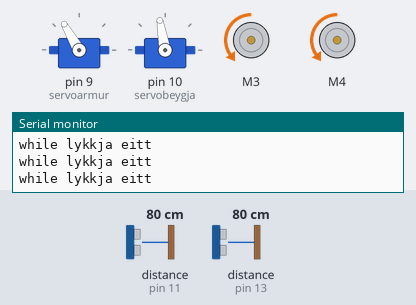
The sketch below on a simulated Arduino Uno, built with avr-gcc and run on an emulated ATmega328P. Parts: 2 × servo, 2 × DC motor (green arrow = forward, orange = backward, longer = faster), the last lines printed to the serial monitor. The test bench sets the inputs (shaded band); at power-on: distance to the obstacle (sensors on pin 13, pin 11) 80 cm.

Above: at 1.0 s.
1.1 s: distance to the obstacle (sensor on pin 13) set to 2 cm
At 2.7 s:
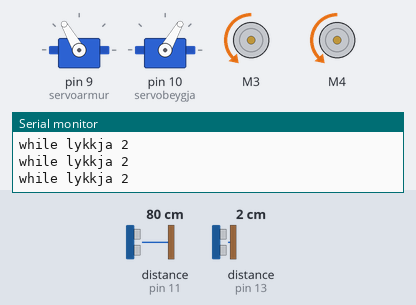
4.6 s: distance to the obstacle (sensor on pin 13) set to 120 cm
At 6.1 s:
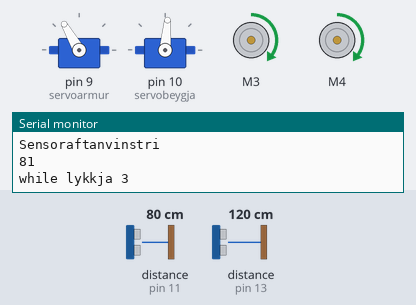
6.4 s: distance to the obstacle (sensor on pin 13) set to 84 cm
7.9 s: distance to the obstacle (sensor on pin 13) set to 75 cm
At 10.0 s:
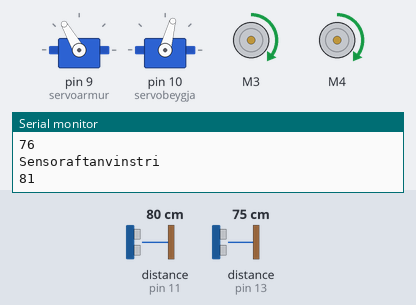
Timing chart, 0 to 11.1 s (numbered marks = the images above; inputs shaded):
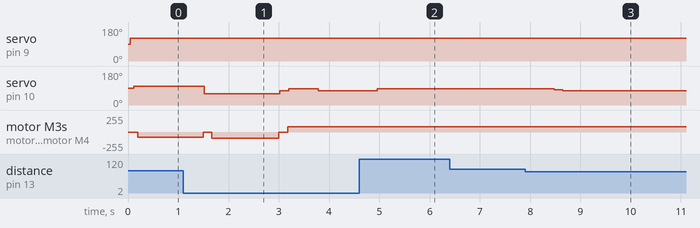

Measured:
- after the input at 4.6 s, servo on pin 10 (servobeygja): 75° → 85° after 0.36 s
- after the input at 7.9 s, servo on pin 10 (servobeygja): 85° → 80° after 0.58 s, → 75° 0.17 s later

The sketch:

frakorfutilhlids.ino
```cpp
//afram haegri gradur 30 <80
//afram vinstri gradur 100 > 80

#include <NewPing.h>
#include <Wire.h>
#include <Adafruit_MotorShield.h>
#include "utility/Adafruit_MS_PWMServoDriver.h"
#include <Servo.h>

#define PING_PIN4 4 //ljosastaur
#define PING_PIN5 5 //framanhaegri
#define PING_PIN6 6 //framanmidja
#define PING_PIN7 7 //framanvinstri
#define PING_PIN8 8 //vinstri
#define PING_PIN9 11 // aftanvinstri
#define PING_PIN10 13 //aftanhaegri

unsigned int duration,Sensorljosastaur,Sensorframanhaegri,Sensorframanhaegriold,Sensorframanmidja,Sensorframanmidjaold,Sensorframanvinstri,Sensorframanvinstriold,Sensorvinstri, Sensorvinstriold,Sensoraftanvinstri, Sensoraftanvinstriold, Sensoraftanhaegri, Sensoraftanhaegriold, Sensor6old;
unsigned long timataka, timi;

NewPing sonarljosastaur(PING_PIN4, PING_PIN4);
NewPing sonarframanhaegri(PING_PIN5, PING_PIN5);
NewPing sonarframanmidja(PING_PIN6, PING_PIN6);
NewPing sonarframanvinstri(PING_PIN7, PING_PIN7);
NewPing sonarvinstri(PING_PIN8, PING_PIN8);
NewPing sonaraftanvinstri(PING_PIN9, PING_PIN9);
NewPing sonaraftanhaegri(PING_PIN10, PING_PIN10);

Servo servobeygja;
Servo servoarmur;

Adafruit_MotorShield AFMS = Adafruit_MotorShield();

Adafruit_DCMotor *myMotor = AFMS.getMotor(3);
Adafruit_DCMotor *myMotor2 = AFMS.getMotor(4);
Adafruit_DCMotor *lokMotor = AFMS.getMotor(2);

void setup()
{
  Serial.begin(9600);
  AFMS.begin(2000);
  delay(30);
  servoarmur.attach(9);
  servobeygja.attach(10);
  delay(15);
  servoarmur.write(120);
  delay(35);
  //stillum servo thannig billinn keyrir aftur a bak i vinstri beygju
 // servobeygja.write(80);
  delay(30);
  servobeygja.write(100);
  delay(30);

  timataka=millis();

  while(1){
    Serial.println("while lykkja eitt");
    timi=millis()-timataka;
    delay(50);
    duration = sonaraftanhaegri.ping();// Send ping, get ping time in microseconds
    Sensoraftanhaegri = duration/US_ROUNDTRIP_CM;// convert time into
    myMotor->setSpeed(80);
    myMotor2->setSpeed(80);
    myMotor->run(BACKWARD);
    myMotor2->run(BACKWARD);
    //thangad til
    if(Sensoraftanhaegri<58&&Sensoraftanhaegriold<58&&timi>1300 &&Sensoraftanhaegri!=0 &&Sensoraftanhaegriold!=0||timi>2200){
      Serial.println("if lykkja eitt");
      Serial.println(Sensoraftanhaegri);
              myMotor->setSpeed(0);
              myMotor2->setSpeed(0);
              delay(25);
            //setjum servoinn í 45 /annig hann beygi aftur a bak i haegri beygju
            servobeygja.write(60);
            delay(100);
            break;
    }
    Sensoraftanhaegriold=Sensoraftanhaegri;
  }

timataka=millis();
  while(1){
    Serial.println("while lykkja 2");
    timi=millis()-timataka;
    delay(50);
    duration = sonaraftanhaegri.ping();// Send ping, get ping time in microseconds
    Sensoraftanhaegri = duration/US_ROUNDTRIP_CM;// convert time into
    /*duration = sonaraftanvinstri.ping();// Send ping, get ping time in microseconds
    Sensoraftanvinstri = duration/US_ROUNDTRIP_CM;// convert time into */
    myMotor->setSpeed(90);
    myMotor2->setSpeed(90);

    if(Sensoraftanhaegri>50 && Sensoraftanhaegriold>50 && Sensoraftanhaegri<90 && Sensoraftanhaegriold<90 && timi>1300 || timi>2500 || Sensoraftanhaegri<7 && Sensoraftanhaegri!=0 && Sensoraftanhaegriold<7 && Sensoraftanhaegri!=0&& timi>1300){
      Serial.println("if lykkja 2");
      Serial.println(Sensoraftanhaegri);
       myMotor->setSpeed(0);
       myMotor2->setSpeed(0);
       delay(25);
       //setjum servoinn í 75 thannig hann beygi slightly til haegri
       servobeygja.write(75);
       delay(100);
       break;
    }
     Sensoraftanhaegriold=Sensoraftanhaegri;
  }


  // "BEINT" ..slightly til haegri
    timataka=millis();
  while(1){
    Serial.println("while lykkja 3");
    timi=millis()-timataka;
    delay(50);
    duration = sonaraftanhaegri.ping();// Send ping, get ping time in microseconds
    Sensoraftanhaegri = duration/US_ROUNDTRIP_CM;// convert time into
    duration = sonaraftanvinstri.ping();// Send ping, get ping time in microseconds
    Sensoraftanvinstri = duration/US_ROUNDTRIP_CM;// convert time into
    myMotor->setSpeed(80);
    myMotor2->setSpeed(80);
    myMotor->run(FORWARD);
    myMotor2->run(FORWARD);
    //ef skynjaramunurinn er a akvednu bili tha er hann i midjunni og fer beint

    if(Sensoraftanhaegri-Sensoraftanvinstri>500 && Sensoraftanhaegri-Sensoraftanvinstri<530 &&
    //tekkum thetta lika fyrir old gildi
    Sensoraftanhaegriold-Sensoraftanvinstriold>500 && Sensoraftanhaegriold-Sensoraftanvinstriold<530){
      Serial.println("if lykkja 3");
      Serial.println("Sensoraftanhaegri");
      Serial.println(Sensoraftanhaegri);
      Serial.println("Sensoraftanvinstri");
      Serial.println(Sensoraftanvinstri);
       //myMotor->setSpeed(0);
        //myMotor2->setSpeed(0);
       delay(25);
       servobeygja.write(80);
       delay(500);
    }
    //ef haegri skynjarinn er miklu staerri en sa vinstri er hann of langt vinstra megin og fer slightly til haegri
    else if(Sensoraftanhaegri-Sensoraftanvinstri>530 && Sensoraftanhaegriold-Sensoraftanvinstriold>530){
       Serial.println("else if lykkja 1");
      Serial.println("Sensoraftanhaegri");
      Serial.println(Sensoraftanhaegri);
      Serial.println("Sensoraftanvinstri");
      Serial.println(Sensoraftanvinstri);
       // myMotor->setSpeed(0);
       //myMotor2->setSpeed(0);
       delay(25);
       servobeygja.write(75);
       delay(500);
    }
    //ef vinstri skynjarinn er miklu staerri en sa haegri er hann of langt haegra megin og fer slightly til vinstri
    else if(Sensoraftanhaegri-Sensoraftanvinstri<-5 && Sensoraftanhaegriold-Sensoraftanvinstriold<-5){
       Serial.println("else if lykkja 2");
      Serial.println("Sensoraftanhaegri");
      Serial.println(Sensoraftanhaegri);
      Serial.println("Sensoraftanvinstri");
      Serial.println(Sensoraftanvinstri);
       // myMotor->setSpeed(0);
       //myMotor2->setSpeed(0);
       delay(25);
       servobeygja.write(85);
       delay(500);
    }
    else if(timi >2800){
       delay(25);
       servobeygja.write(80);
       delay(25);
      break;
    }
     Sensoraftanhaegriold=Sensoraftanhaegri;
     Sensoraftanvinstriold=Sensoraftanvinstri;
  }

  //enn ad keyra i att ad vegg while lykkja 4444444444444444444444444444444444444444444444444444444444444444444444444444444444444444444444444444444444444444444444444444444444444444

  timataka=millis();
  while(1){
    Serial.println("while lykkja 4");
    timi=millis()-timataka;
    delay(50);
    duration = sonaraftanhaegri.ping();// Send ping, get ping time in microseconds
    Sensoraftanhaegri = duration/US_ROUNDTRIP_CM;// convert time into
    duration = sonaraftanvinstri.ping();// Send ping, get ping time in microseconds
    Sensoraftanvinstri = duration/US_ROUNDTRIP_CM;// convert time into
    myMotor->setSpeed(80);
    myMotor2->setSpeed(80);
    myMotor->run(FORWARD);
    myMotor2->run(FORWARD);
    //ef skynjaramunurinn er a akvednu bili tha er hann i midjunni og fer beint
    if(Sensoraftanhaegri-Sensoraftanvinstri>500 && Sensoraftanhaegri-Sensoraftanvinstri<530 &&
    //tekkum thetta lika fyrir old gildi
    Sensoraftanhaegriold-Sensoraftanvinstriold>500 && Sensoraftanhaegriold-Sensoraftanvinstriold<530){
      Serial.println("if lykkja 3");
      Serial.println("Sensoraftanhaegri");
      Serial.println(Sensoraftanhaegri);
      Serial.println("Sensoraftanvinstri");
      Serial.println(Sensoraftanvinstri);
       //myMotor->setSpeed(0);
        //myMotor2->setSpeed(0);
       delay(25);
       servobeygja.write(80);
       delay(500);
    }
    //ef haegri skynjarinn er miklu staerri en sa vinstri er hann of langt vinstra megin og fer slightly til haegri
    else if(Sensoraftanhaegri-Sensoraftanvinstri>530 && Sensoraftanhaegriold-Sensoraftanvinstriold>530){
       Serial.println("else if lykkja 1");
      Serial.println("Sensoraftanhaegri");
      Serial.println(Sensoraftanhaegri);
      Serial.println("Sensoraftanvinstri");
      Serial.println(Sensoraftanvinstri);
       // myMotor->setSpeed(0);
       //myMotor2->setSpeed(0);
       delay(25);
       servobeygja.write(75);
       delay(500);
    }
    //ef vinstri skynjarinn er miklu staerri en sa haegri er hann of langt haegra megin og fer slightly til vinstri
    else if(Sensoraftanhaegri-Sensoraftanvinstri<300 && Sensoraftanhaegriold-Sensoraftanvinstriold<300){
       Serial.println("else if lykkja 2");
      Serial.println("Sensoraftanhaegri");
      Serial.println(Sensoraftanhaegri);
      Serial.println("Sensoraftanvinstri");
      Serial.println(Sensoraftanvinstri);
       // myMotor->setSpeed(0);
       //myMotor2->setSpeed(0);
       delay(25);
       servobeygja.write(85);
       delay(500);
    }
    else if( Sensoraftanhaegri >1700 && Sensoraftanhaegri <2100 && Sensoraftanvinstri >1700 && Sensoraftanvinstri <2100 &&
            //tokum lika gomlu gildin
            Sensoraftanhaegriold >1700 && Sensoraftanhaegriold <2100 && Sensoraftanvinstriold >1700 && Sensoraftanvinstriold <2100){
                     delay(25);
       servobeygja.write(90);
       delay(500);
     }

     else if( Sensoraftanhaegri <1600 && Sensoraftanhaegri >80 && Sensoraftanvinstri <1600 && Sensoraftanvinstri >80 &&
            //tokum lika gomlu gildin
            Sensoraftanhaegriold <1600 && Sensoraftanhaegriold >80 && Sensoraftanvinstriold <1600 && Sensoraftanvinstriold >80){
              delay(25);
       servobeygja.write(70);
       delay(500);
            }


     Sensoraftanhaegriold=Sensoraftanhaegri;
     Sensoraftanvinstriold=Sensoraftanvinstri;
  }
}

void loop() {
  // put your main code here, to run repeatedly:

}
```
